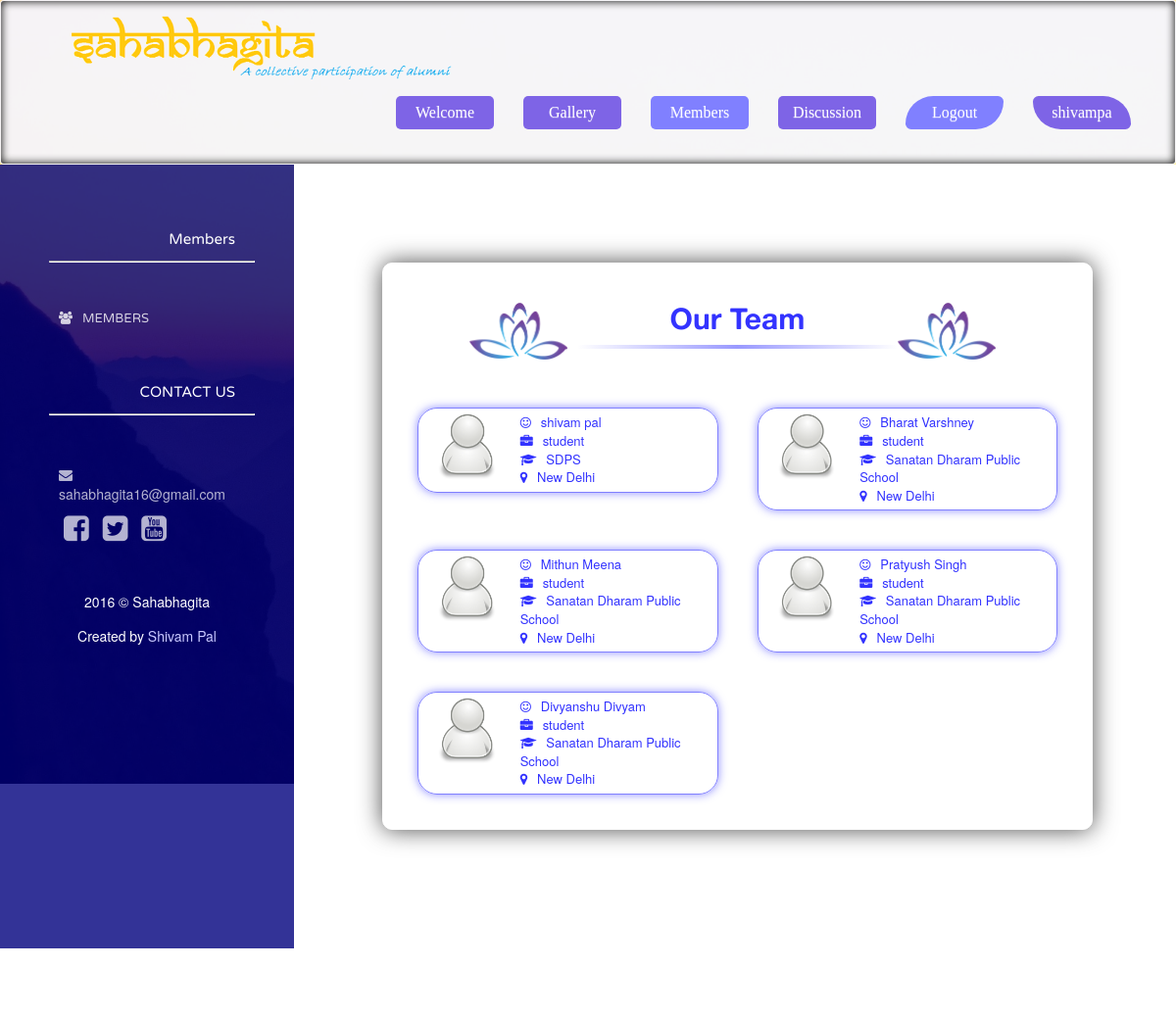
Screenshot of /members/ (signed in) with the database file from the repository.
### detail/models.py (models this page shows, shortened)
class Detail(models.Model):
	username = models.CharField(max_length = 20)
	firstname = models.CharField(max_length = 20)
	lastname = models.CharField(max_length = 20)
	dob = models.CharField(max_length = 20)
	gender = models.CharField(max_length = 10)
	contact = models.CharField(max_length = 10)
	address = models.CharField(max_length = 30)
	highschool = models.CharField(max_length = 5)
	intermediate = models.CharField(max_length = 5)
	schoolname = models.CharField(max_length = 30)
	schoolplace = models.CharField(max_length = 20)
	occupation =  models.CharField(max_length = 20)
	updated = models.DateTimeField(auto_now  = True, auto_now_add = False)
	timestamp = models.DateTimeField(auto_now  = False, auto_now_add = True)

### detail/views.py (the view)
# urls.py: url(r'^members/$', member),
def member(request):
	if not request.user.is_authenticated():
		return HttpResponseRedirect('/login')
	else:
		queryset = Detail.objects.all()
		context = {
			"detail_list" : queryset,
			"username":request.user.get_username(),
		}
		return render(request,"member.html",context)

### templates/member.html (shortened to what this page needs)
<!DOCTYPE html>
<html>
<head>
	<link rel="stylesheet" href="/static/css/basic/bootstrap.css"/>
	<link rel="stylesheet" href="/static/css/basic/bootstrap.min.css"/>
	<link rel="stylesheet" href="/static/css/basic/font-awesome.min.css"/>
	<link rel="stylesheet" href="/static/css/basic/font-awesome.css"/>
	<link rel="stylesheet" type="text/css" href="/static/css/basic/sweetalert.css">
	<link rel="stylesheet" type="text/css" href="/static/css/general.css">
	<link rel="stylesheet" type="text/css" href="/static/css/basic/fancybox/jquery.fancybox.css?v=2.1.5" media="screen" />
		<link rel="stylesheet" href="https://maxcdn.bootstrapcdn.com/bootstrap/3.3.6/css/bootstrap.min.css">
		<link rel="stylesheet" href="https://maxcdn.bootstrapcdn.com/bootstrap/3.3.6/css/bootstrap-theme.min.css">
	<link rel="stylesheet" href="http://maxcdn.bootstrapcdn.com/bootstrap/3.3.7/css/bootstrap.min.css">
</head>
<body>
	<nav class="navbar" style="padding-top : 10px; background : rgba(245,245,255,0.9); padding-bottom : 10px; margin-bottom: 0px; box-shadow: inset 0 0 10px #000000;">
		<div class="container-fluid">
		    <div class="navbar-header">
		      	<a href=""><img class="img-responsive logo" src="/static/images/logo1.png" width="400px" alt = "logo" style="margin-top : 5px; margin-left : 50px;" /></a>
		    </div>
		    <div class="collapse navbar-collapse" id="myNavbar" style="float: right; ">
		        <nav class="nav navbar-nav">
		        	<li><a href="../home" class="log"><p class="signin" style="border-radius: 5px 5px;">Welcome</p></a></li>
		        	<li><a href="../gallery" class="log"><p class="signin" style="border-radius: 5px 5px;">Gallery</p></a></li>
		        	<li><a href="../members" class="log"><p class="signin" style="border-radius: 5px 5px; background: rgb(128,128,255); ">Members</p></a></li>
		        	<li><a href="../feedback" class="log"><p class="signin" style="border-radius: 5px 5px;">Discussion</p></a></li>
					<li><a href="../logout" class="log"><p class="signup">Logout</p></a></li>
					<li><a href="" class="log"><p class="signin">{{username}}</p></a></li>
				</nav>
		    </div>
	    </div>
	</nav>
	<div class="cont">
		<div class="row">
			<div class="container-fluid">
				<div class="sidebar" id="sidebar" style="background : rgba(0,0,125,0.8); width: 25%; float: left;">
					<div class="topic" style="padding-top : 30px; height : 100vh;">
						<p class="tag" style="margin-top : 30px; text-align : right;"><a class="welcome">Members</a></p><hr class="mainline">
						<p class="tag" style="cursor : pointer;"><a class="main"><i class="fa fa-users" aria-hidden="true" style="margin-right: 10px; "></i>MEMBERS</a></p>
						<div class="topic" style="padding-top : 10px;">
							<p class="tag" style="margin-top : 30px; text-align : right;"><a href="#" class="welcome">CONTACT US</a></p><hr class="mainline">
							<p class="tag1" style="text-align : left; margin-bottom: 0px; "><i class="fa fa-envelope" aria-hidden="true" style="margin-right: 10px; "></i>sahabhagita16@gmail.com</p>
							<div class="col-md-8 col-md-offset-2" style="margin-bottom: 50px; float: center; ">
								<a href="https://www.facebook.com/Sahabhagita/?__mref=message_bubble" target="_blank"><i class="fa fa-facebook-square icon"></i></a>
								<a href=">https://twitter.com/SahabhagitaOrg" target="_blank"><i class="fa fa-twitter-square icon"></i></a>
								<a href="" target="_blank"><i class="fa fa-youtube-square icon"></i></a>
							</div>
							<p class="tag" style="text-align: center; color: white; ">2016 &#169; Sahabhagita</p>
							<p class="tag" style="text-align: center; color: white; ">Created by <a href="https://itsshivam.github.io/" target="_blank" style="color : rgb(200,200,255);">Shivam Pal</a></p>
						</div>
					</div>
				</div>
				<div class="mainbar">
				<div class="col-md-12 event1">
					<div class="topic" style="padding-top : 100px; min-height: 100vh;">
						<div class="vision col-md-10 motive" style="margin-bottom : 100px;">
							<div class="col-md-10 col-md-offset-1">
								<h6 class="heavi"><img class="img-responsive" src="/static/images/arrow1.png" width="100x" alt = "bullet" style="float: left; margin-right: 10px; " />Our Team<img class="img-responsive" src="/static/images/arrow.png" width="100x" alt = "bullet" style="float: right; margin-right: 10px; " /></h6><hr class="style2">
							</div>
							<div class="row" style="padding : 15px;">
								{% for obj in detail_list %}
									<div class="col-md-6" style="padding-right: 20px; padding-left: 20px; margin-top: 20px; margin-bottom: 20px; ">
										<div class="col-md-12" style="border : 1px solid rgb(128,128,255); border-radius: 20px 20px; box-shadow: 0px 0px 10px rgba(128,128,255,0.9);">
											<div class="col-md-3" style="margin: 0px; padding: 0px; ">
												<img class="img-responsive" src="/static/images/user.png" width="100%" alt = "logo" style="margin-top : 5px; " />
											</div>
											<div class="col-md-9" style="padding: 5px; padding-left: 20px; ">
												<p style=" text-align : left; color: rgb(50,50,255); margin: 0px; font-size: 13px; "><i class="fa fa-smile-o" aria-hidden="true" style="margin-right: 10px;"></i>{{ obj.firstname }} {{ obj.lastname }}</p>
												<p style=" text-align : left; color: rgb(50,50,255); margin: 0px;  font-size: 13px; "><i class="fa fa-briefcase" aria-hidden="true" style="margin-right: 10px;"></i>{{ obj.occupation }}</p>
												<p style=" text-align : left; color: rgb(50,50,255); margin: 0px;  font-size: 13px;"><i class="fa fa-graduation-cap" aria-hidden="true" style="margin-right: 10px;"></i>{{ obj.schoolname }}</p>
												<p style=" text-align : left; color: rgb(50,50,255); margin: 0px;  font-size: 13px; "><i class="fa fa-map-marker" aria-hidden="true" style="margin-right: 10px;"></i>{{ obj.schoolplace }}</p>
											</div>
										</div>
									</div>
								{% cycle "" "<div class='row'></div>" %}
								{% endfor %}
							</div>
						</div>
					</div>
				</div>
				</div>
				</div>
			</div>
		</div>
</body>
</html>

### static/css/general.css (style rules this page uses)
body { font-family: 'Open Sans', 'sans-serif'; background-image : url("../images/back.jpg") ; background-repeat : no-repeat; background-attachment: fixed; background-size: 100vw 100vh; margin: 0px; padding :0px; overflow-x: hidden; }
div.mainbar { margin : 0px; padding : 0px; background: white; width: 75%; float: left; }
h6.heavi { color: rgba(0,0,255,0.8); font-size: 30px; font-family: about; font-style: bold; text-align: center; margin-top: 40px; }
hr.style2 { border: 0; height: 4px; margin-top: 10px; margin-bottom: 40px; background-image: -webkit-linear-gradient(left, white, rgba(128,128,255,0.8), white); background-image: -moz-linear-gradient(left, #f0f0f0, #8c8b8b, #f0f0f0); background-image: -ms-linear-gradient(left, #f0f0f0, #8c8b8b, #f0f0f0); background-image: -o-linear-gradient(left, #f0f0f0, #8c8b8b, #f0f0f0); }
p.signin { color: white; font-size: 16px; font-family: sign; text-align: center; padding-top : 7px; padding-bottom: 7px; border-radius: 10px 50px; background: rgb(126,100,230); width: 100px; }
p.signup { color: white; font-size: 16px; font-family: sign; background: rgb(128,128,255); text-align: center; padding-top : 7px; padding-bottom: 7px; border-radius: 50px 10px; width: 100px; }
div.vision { border : 1px solid white; margin-left: 75px; margin-right: 75px; border-radius: 10px 10px; box-shadow: 0px 0px 25px rgba(0,0,0,0.7); background: white; }
a.main { text-align: center; text-decoration : none; color : rgba(255,255,255,0.8); font-size : 13px; font-family: main; }
a.welcome { text-align: center; text-decoration : none; color : rgba(255,255,255,1); font-size : 15px; font-family: main; }
p.tag { text-align: left; padding-right: 60px; padding-top: 5px; padding-left: 60px; }
p.tag1 { text-align: left; padding-right: 60px; padding-top: 10px; padding-left: 60px; color : rgba(255,255,255,0.7); }
i.icon { font-size:30px; color:rgba(255,255,255,0.7); margin-top : 10px; margin-right : 10px; }
hr.mainline { display: block; margin-top: 10px; margin-bottom: 40px; margin-left: 50px; margin-right: 40px; border-style: inset; border-width: 1px; border-color : rgba(255,255,255,1); }
#sidebar { position: -webkit-sticky; position: sticky; top: 0px; }
html { box-sizing: border-box; }
*, *:before, *:after { box-sizing: inherit; }
body { background-color: #F5F7FA; line-height: 1.2; }

### rows the page displays
Detail: firstname "shivam", lastname "pal", occupation "student", schoolname "SDPS", schoolplace "New Delhi"
Detail: firstname "Bharat", lastname "Varshney", occupation "student", schoolname "Sanatan Dharam Public School", schoolplace "New Delhi"
Detail: firstname "Mithun", lastname "Meena", occupation "student", schoolname "Sanatan Dharam Public School", schoolplace "New Delhi"
Detail: firstname "Pratyush", lastname "Singh", occupation "student", schoolname "Sanatan Dharam Public School", schoolplace "New Delhi"
Detail: firstname "Divyanshu", lastname "Divyam", occupation "student", schoolname "Sanatan Dharam Public School", schoolplace "New Delhi"

### other values shown
{{ username }} "shivampa"
